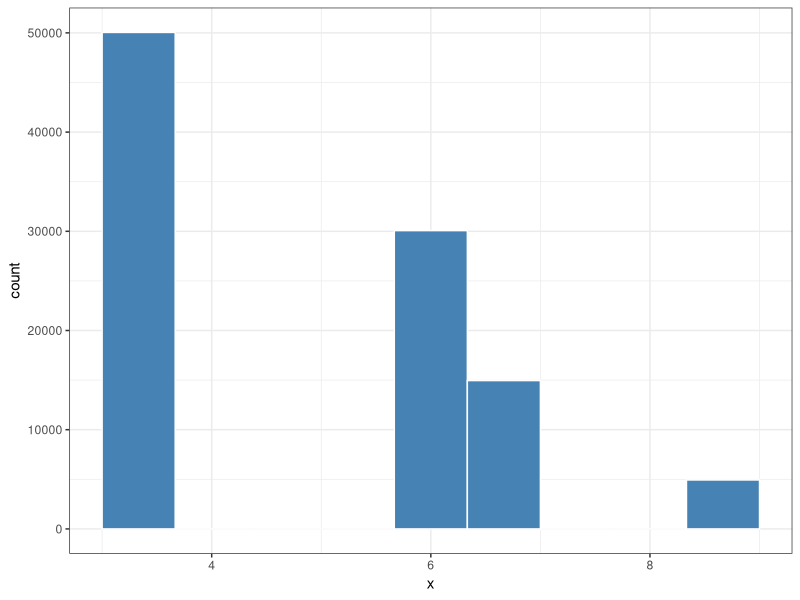
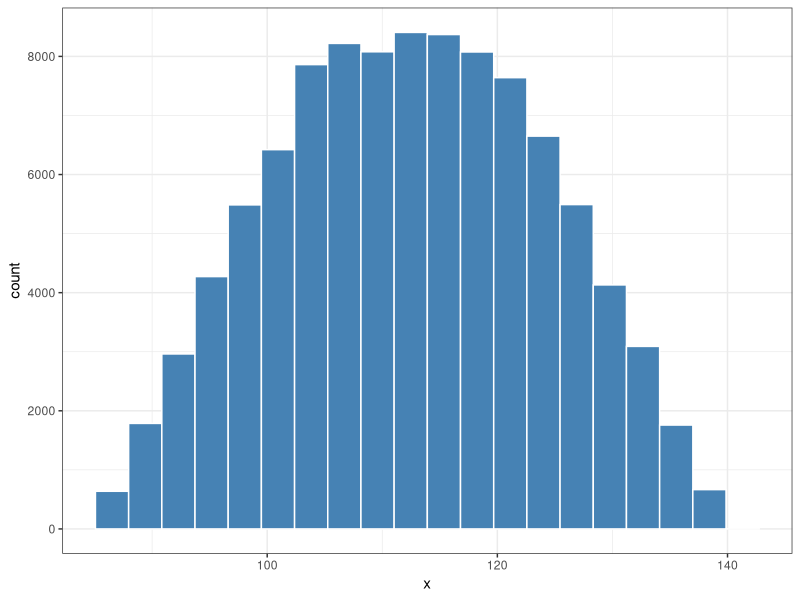
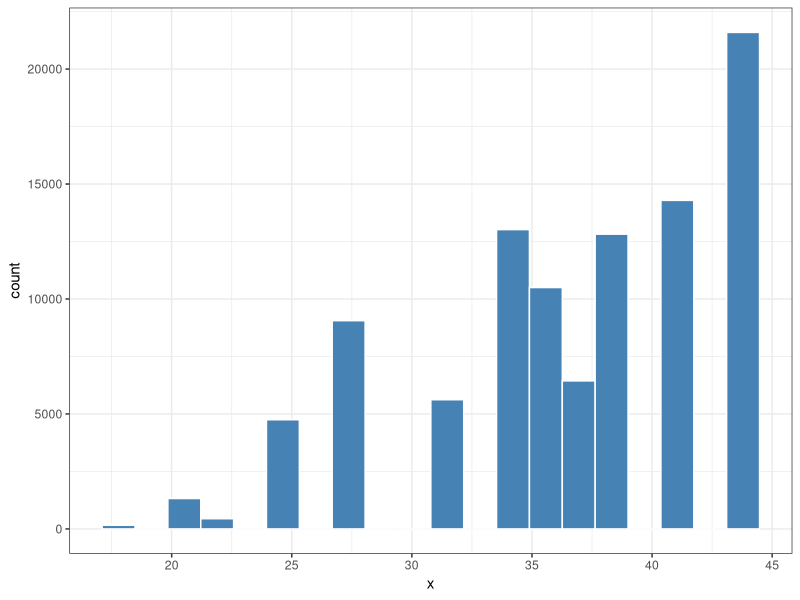
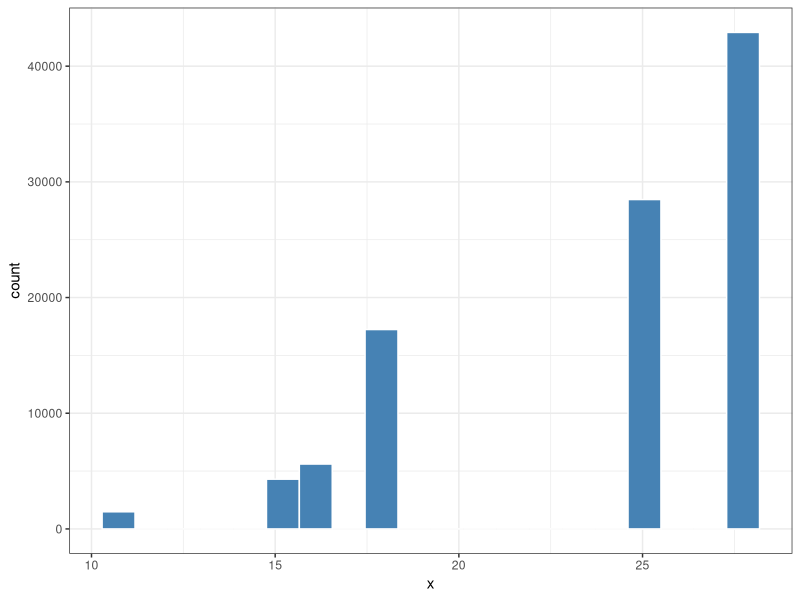

These charts were generated, in order, by the following R code:
## ---- chunk 1
knitr::opts_chunk$set(echo = TRUE)

library(ggplot2)
## ---- chunk 2
set.seed(888)
v = c(3, 6, 7, 9, 11, 14)
sims = 100000
Xbars = numeric(sims)
for (i in 1:sims) {
    x = sample(v, size = 3, replace = FALSE)
    Xbars[i] = min(x)
}

# Plot of the sampling distribution...
ggplot(data.frame(x = Xbars), aes(x = x)) + 
    geom_histogram(bins = 10, color = "white", fill = "steelblue") +
    theme_bw()

# Mean of the sampling distribution...
mean(Xbars)
## ---- chunk 3
set.seed(888)
sims = 100000
Wbars = numeric(sims)
for (i in 1:sims) {
    x = runif(n = 1, min = 40, max = 60)
    y = runif(n = 1, min = 45, max = 80)
    Wbars[i] = x + y
}

ggplot(data.frame(x = Wbars), aes(x = x)) + 
    geom_histogram(bins = 20, color = "white", fill = "steelblue") +
    theme_bw()

mean(Wbars)
sd(Wbars)^2
## ---- chunk 4
mean(Wbars < 90)
## ---- chunk 5
set.seed(888)
pnorm(5, mean = 8, sd = 8/sqrt(10))
## ---- chunk 6
set.seed(888)
sims = 100000
Xbars = numeric(sims)
for (i in 1:sims) {
    x = rexp(n = 10, rate = 1/8)
    Xbars[i] = mean(x)
}
mean(Xbars < 5)
## ---- chunk 7
set.seed(888)
A = c(3, 5, 7, 9, 10, 16)
B = c(8, 10, 11, 15, 18, 25, 28)
sims = 100000
Wbars = numeric(sims)
for (i in 1:sims) {
    x = sample(A, size = 3, replace = FALSE)
    y = sample(B, size = 3, replace = FALSE)
    Wbars[i] = max(x) + max(y)
}

mean(Wbars)
sd(Wbars)

ggplot(data.frame(x = Wbars), aes(x = x)) + 
    geom_histogram(bins = 20, color = "white", fill = "steelblue") +
    theme_bw()
## ---- chunk 8
mean(Wbars < 20)
## ---- chunk 9
set.seed(888)
A = c(3, 5, 7, 9, 10, 16)
B = c(8, 10, 11, 15, 18, 25, 28)
sims = 100000
Wbars = numeric(sims)
for (i in 1:sims) {
    a = sample(A, size = 3, replace = FALSE)
    b = sample(B, size = 3, replace = FALSE)
    Wbars[i] = max(union(a, b))
}

ggplot(data.frame(x = Wbars), aes(x = x)) + 
    geom_histogram(bins = 20, color = "white", fill = "steelblue") +
    theme_bw()
## ---- chunk 10
mean(Wbars < 20)
